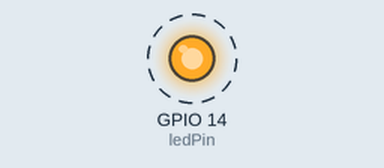
This sketch was run on a simulated ESP8266 (NodeMCU). Parts: output pins drawn as LEDs (lit = HIGH). Dashed ring = blinking.

Above: at 0.3 s.
Timing chart, 0 to 3.1 s (numbered marks = the images above):
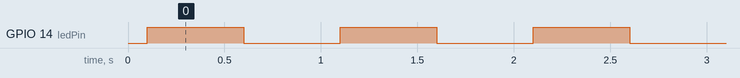

Measured:
- by itself, GPIO 14 (ledPin): alternates HIGH for 0.50 s and LOW for 0.50 s

The sketch:

udp_recv_blink_test.ino
```cpp
#include <ESP8266WiFi.h>
#include <WifiUdp.h>
#include <stdio.h>

const unsigned int ledPin = 14;

int ledLow = 0, ledHigh = 255;

void setup() {
  Serial.begin(115200);
  delay(100);

  // initialize LED pin
  pinMode(ledPin, OUTPUT);
}

void loop() {
  // put your main code here, to run repeatedly:
  analogWrite(ledPin, ledHigh);
  delay(500);
  analogWrite(ledPin, ledLow);
  delay(500);

}
```
